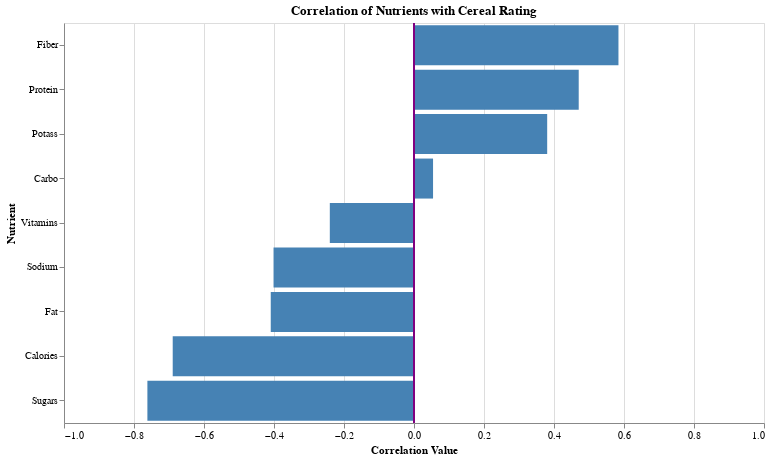

The notebook cell saved with this chart:
### Markdown cell above
##### <i>Design Elements and Justification</i>

- **Horizontal Bar Chart:** A horizontal bar chart (`mark_bar()`) is an excellent choice for visualizing correlation values. It allows the nutrient names to be easily read along the y-axis, while the length of the bars clearly indicates the correlation value along the x-axis.
- **Correlation Values with Fixed Domain:** The x-axis is set to `alt.X('correlation', scale=alt.Scale(domain=(-1, 1), zero=False))`. This is crucial because correlation coefficients always range from -1 to +1. Fixing the domain from `-1` to `1` provides an accurate visual representation of the strength and direction of the correlation, preventing misinterpretation that might occur if the axis adapted to the data's specific range. The `zero=False` explicitly tells Altair to not force the origin at zero, but since the domain is fixed at -1 to 1, this doesn't have a significant visual impact here as the center is already 0.
- **Custom X-axis Ticks:** `axis=alt.Axis(values=x_axis_ticks)` ensures that the x-axis has consistent and readable tick marks, making it easier to gauge the exact correlation values.
- **Sorted Y-axis:** `y=alt.Y('nutrient', title='Nutrient', sort='-x')` sorts the nutrients by their correlation value in descending order. This makes the chart highly effective, as it immediately highlights the nutrients with the strongest positive correlations at the top, followed by weaker ones, and then negative correlations. This sorting aids rapid interpretation.
- **Informative Tooltips:** Tooltips display the nutrient name and the correlation value formatted to three decimal places (`.3f`). This provides precise numerical information on hover, complementing the visual representation.
- **Clear Title and Dimensions:** The chart has a descriptive title, "Correlation of Nutrients with Cereal Rating," clearly stating its purpose. The `width=700` and `height=400` provide a good balance for readability without being too large or too small.
- **No Interactivity:** The `interactive()` function has been intentionally excluded from this plot. for a static bar chart of correlation values, the typical benefits of interactivity, such as zooming and panning, offer minimal added value. The primary goal of this visualization is to provide a quick, at-a-glance overview of the fixed correlation coefficients, which does not necessitate interactive exploration.

### Code cell
correlations = df[NUTRIENT_COLS].corrwith(df['rating']).reset_index()
correlations.columns = ['nutrient', 'correlation']

correlations['nutrient'] = correlations['nutrient'].str.capitalize()

x_axis_ticks = np.arange(-1.0, 1.1, 0.2).round(2).tolist()

bar_chart = alt.Chart(correlations).mark_bar(color='steelblue').encode(
    x=alt.X('correlation',
            title='Correlation Value',
            scale=alt.Scale(domain=(-1, 1), zero=False),
            axis=alt.Axis(values=x_axis_ticks)
    ),
    y=alt.Y('nutrient', title='Nutrient', sort='-x'),
    tooltip=[
        alt.Tooltip('nutrient', title='Nutrient'),
        alt.Tooltip('correlation', title='Correlation', format='.3f')
    ]
).properties(
    title='Correlation of Nutrients with Cereal Rating',
    width=700,
    height=400
)

# Add a vertical line at x=0
zero_line = alt.Chart(pd.DataFrame({'x': [0]})).mark_rule(color='purple', size=2).encode(
    x='x:Q'
)

chart = bar_chart + zero_line
chart.display()

### Figure 1 — Vega-Lite specification as saved in the notebook (floating-point values rounded to 4 significant figures)
{"config": {"view": {"continuousWidth": 300, "continuousHeight": 300}}, "layer": [{"data": {"name": "data-94e629f6c1d9bbfe143f56aacb39cf1d"}, "mark": {"type": "bar", "color": "steelblue"}, "encoding": {"tooltip": [{"field": "nutrient", "title": "Nutrient", "type": "nominal"}, {"field": "correlation", "format": ".3f", "title": "Correlation", "type": "quantitative"}], "x": {"axis": {"values": [-1.0, -0.8, -0.6, -0.4, -0.2, -0.0, 0.2, 0.4, 0.6, 0.8, 1.0]}, "field": "correlation", "scale": {"domain": [-1, 1], "zero": false}, "title": "Correlation Value", "type": "quantitative"}, "y": {"field": "nutrient", "sort": "-x", "title": "Nutrient", "type": "nominal"}}, "title": "Correlation of Nutrients with Cereal Rating"}, {"data": {"name": "data-d285a7403ed98ae579761d64a864032b"}, "mark": {"type": "rule", "color": "purple", "size": 2}, "encoding": {"x": {"field": "x", "type": "quantitative"}}}], "height": 400, "width": 700, "$schema": "https://vega.github.io/schema/vega-lite/v5.20.1.json", "datasets": {"data-94e629f6c1d9bbfe143f56aacb39cf1d": [{"nutrient": "Calories", "correlation": -0.6894}, {"nutrient": "Protein", "correlation": 0.4706}, {"nutrient": "Fat", "correlation": -0.4093}, {"nutrient": "Sodium", "correlation": -0.4013}, {"nutrient": "Fiber", "correlation": 0.5842}, {"nutrient": "Carbo", "correlation": 0.05444}, {"nutrient": "Sugars", "correlation": -0.7617}, {"nutrient": "Potass", "correlation": 0.3805}, {"nutrient": "Vitamins", "correlation": -0.2405}], "data-d285a7403ed98ae579761d64a864032b": [{"x": 0}]}}
